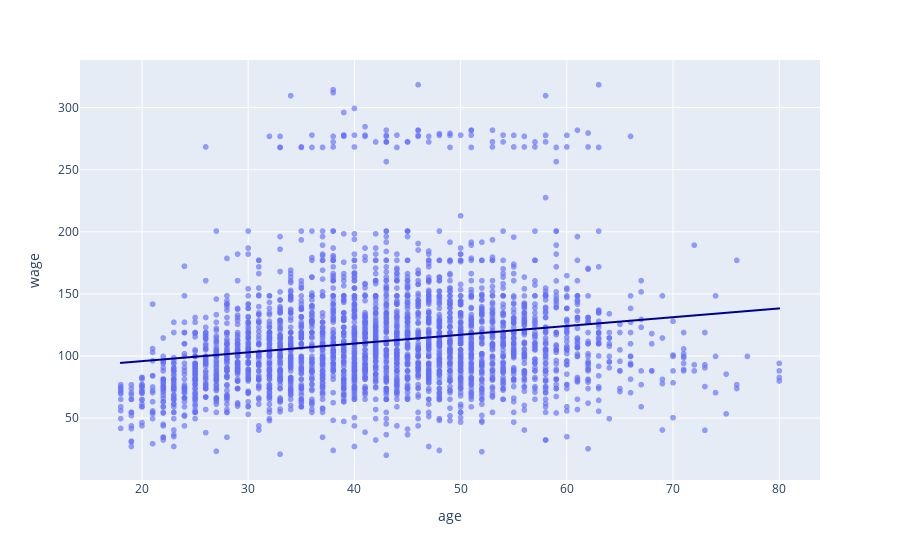

The notebook cell this image was saved under:
### Code cell
fig = px.scatter(
    wage, x="age", y="wage", opacity=0.65,
    trendline='ols', trendline_color_override='darkblue'
)
fig.show()

### Figure 1 — Plotly figure (JSON) as saved in the notebook; plotly's stock layout.template omitted (floating-point values rounded to 4 significant figures; data arrays with more than 128 entries replaced by an {"elided": "..."} marker saying what was removed)
{"data": [{"hovertemplate": "age=%{x}<br>wage=%{y}<extra></extra>", "legendgroup": "", "marker": {"color": "#636efa", "opacity": 0.65, "symbol": "circle"}, "mode": "markers", "name": "", "showlegend": false, "type": "scattergl", "x": {"elided": "3000 int values"}, "xaxis": "x", "y": {"elided": "3000 float values"}, "yaxis": "y"}, {"hovertemplate": "<b>OLS trendline</b><br>wage = 0.707276 * age + 81.7047<br>R<sup>2</sup>=0.038274<br><br>age=%{x}<br>wage=%{y} <b>(trend)</b><extra></extra>", "legendgroup": "", "line": {"color": "darkblue"}, "marker": {"color": "#636efa", "symbol": "circle"}, "mode": "lines", "name": "", "showlegend": false, "type": "scattergl", "x": {"elided": "3000 int values"}, "xaxis": "x", "y": {"elided": "3000 float values"}, "yaxis": "y"}], "layout": {"legend": {"tracegroupgap": 0}, "margin": {"t": 60}, "xaxis": {"anchor": "y", "domain": [0, 1], "title": {"text": "age"}}, "yaxis": {"anchor": "x", "domain": [0, 1], "title": {"text": "wage"}}}}
